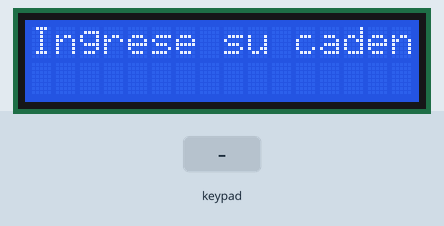
Simulated run of this sketch. Board: Arduino Uno, built with avr-gcc and run on an emulated ATmega328P. Shown: 16×2 character LCD. Inputs (shaded band) come from the test bench.

Above: at 1.2 s.
1.3 s: keypad keys 6 7 8 9 # pressed 0.4 s apart
At 4.1 s:
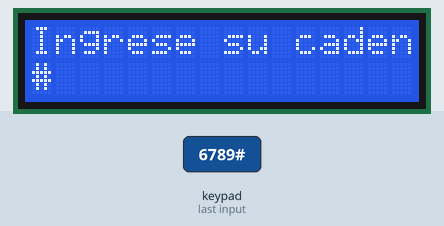
4.8 s: key '*' pressed
At 5.8 s:
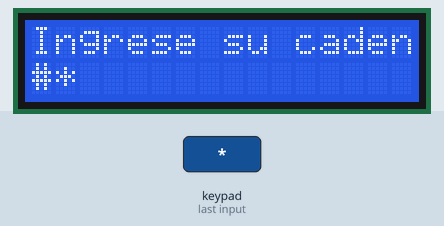
6.3 s: key '#' pressed
At 6.7 s:
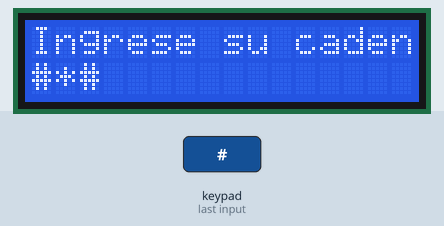
7.8 s: keypad keys 2 A B C # pressed 0.4 s apart
At 10.5 s:
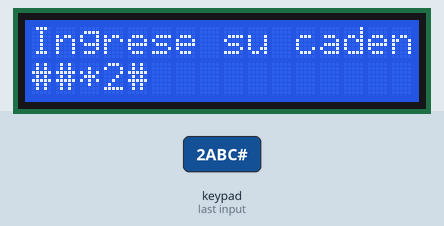
11.3 s: keypad keys 2 A B C * pressed 0.4 s apart
At 13.2 s:
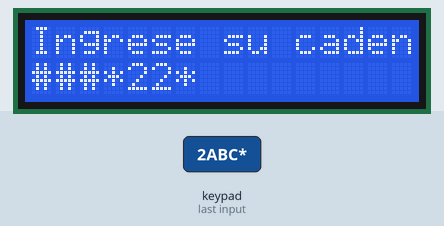
14.8 s: keypad keys 6 7 8 9 * pressed 0.4 s apart
At 17.0 s:
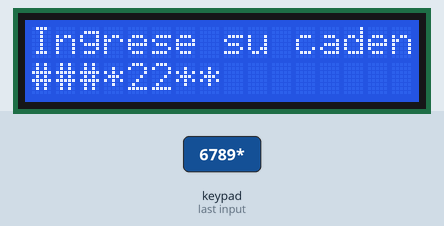
Timing chart, 0 to 18.5 s (numbered marks = the images above; inputs shaded):
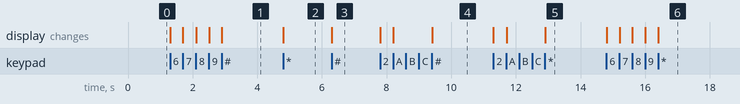

Measured:
- after the input at 1.3 s, the display: first changes at once (image 1 shows a later state)
- after the input at 4.8 s, the display: changes at once (image 2)
- after the input at 6.3 s, the display: changes at once (image 3)
- after the input at 7.8 s, the display: first changes at once (image 4 shows a later state)
- after the input at 11.3 s, the display: first changes at once (image 5 shows a later state)
- after the input at 14.8 s, the display: first changes at once (image 6 shows a later state)

The sketch:

AlfanumericoV2.ino
```cpp
#include <LiquidCrystal.h>
#include <Keypad.h>
#include <String.h>

const int rs = 30, en = 31, d4 = 32, d5 = 33, d6 = 34, d7 = 35;
LiquidCrystal lcd(rs, en, d4, d5, d6, d7);

char ant = ' ';      //Se quiere que este sea incorrecto siempre para que pueda entrar a la condicion
char Temp[6];
int x = 0; //contador para las letras
int cont = -1; //contador para las posiciones
long LastT = 0, TiempoActual = 0;
char Cadena[16];

const byte NumRows = 4;
const byte NumCol = 4;

byte rowPins[NumRows] = {6,7,8,9}; //Filukis
byte colPins[NumCol]= {10,11,12,13}; //Columnukis

char Keymap[NumRows][NumCol] = {    { '1','2','3','A' },
                                    { '4','5','6','B' },
                                    { '7','8','9','C' },
                                    { '*','0','#','D' }};

String Letras[12] = { "1", "2ABC", "3DEF", "4GHI", "5JKL", "6MNO", "7PQRS", "8TUV", "9WXYZ", "*", "0", "#"};
Keypad Tecla(makeKeymap(Keymap), rowPins, colPins, NumRows, NumCol);

void setup() {
  lcd.begin(16,2);
  lcd.print("Ingrese su cadena");
}

void loop(){
  char k = Tecla.getKey();
  int i = (int) k;     //mi caracter indicador convertido en entero
  i -= 49;
  if(i == -1)
  i = 10;
  else if(i == -7)
  i = 9;
  else if(i == -14)
  i = 11;

  Letras[i].toCharArray(Temp, 6);

  if(k != NO_KEY){
    if(k == 'A' ||k == 'B' ||k == 'C' ||k == 'D')
      Ordenar();
    else{
        TiempoActual = millis();
        if((TiempoActual - LastT) > 1000){ //Al menos ha pasado un segundo
          cont++;
          x = -1;
        }

        if(k == ant) //caracter anterior
          x++;
        else
          x = 0;

        if(i == 0 || i == 9 || i == 10 || i == 11)
          x = 0;
        else if(i == 6 || i == 8){
          if (x > 4)
            x = 0;
        }
        else{
          if(x > 3)
              x = 0;
        }

      lcd.setCursor(cont, 1);
      lcd.print(Temp[x]);

      ant = k;
      LastT = TiempoActual;
      Cadena[cont] = Temp[x];
    }
  }
}

void Ordenar(){
  for(int i = 0; i < cont + 1; i++ ){
    float min = Cadena[i];
    int minP = i;
  for (int j = i; j < cont + 1; j++){
      if(Cadena[j] < min){
        min = Cadena[j];
        minP = j;
      }
    }

    int temp = Cadena[i];
    Cadena[i] = Cadena[minP];
    Cadena[minP] = temp;
    lcd.setCursor(0,1);
  for(int g = 0; g < cont + 1; g++)
    lcd.print(Cadena[g]);
  }
}
```
